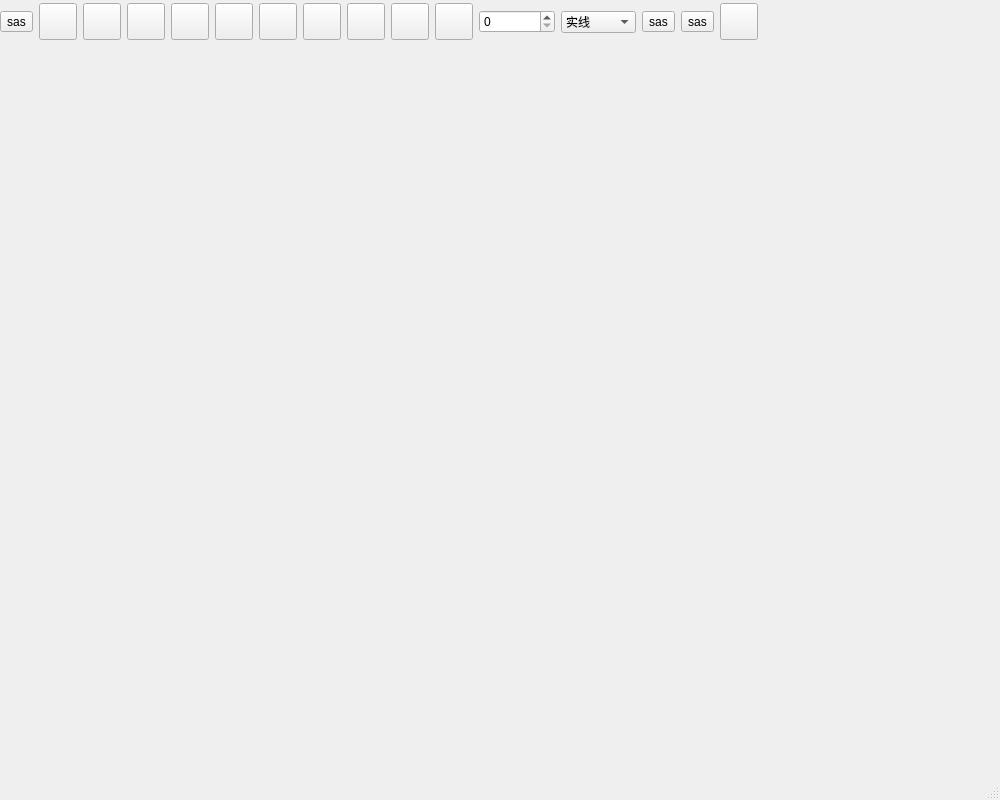
<?xml version="1.0" encoding="UTF-8"?>
<ui version="4.0">
 <class>MainWindow</class>
 <widget class="QMainWindow" name="MainWindow">
  <property name="geometry">
   <rect>
    <x>0</x>
    <y>0</y>
    <width>1000</width>
    <height>800</height>
   </rect>
  </property>
  <property name="windowTitle">
   <string>MainWindow</string>
  </property>
  <widget class="QWidget" name="centralwidget">
   <widget class="QWidget" name="horizontalLayoutWidget">
    <property name="geometry">
     <rect>
      <x>0</x>
      <y>0</y>
      <width>758</width>
      <height>44</height>
     </rect>
    </property>
    <layout class="QHBoxLayout" name="horizontalLayout_2">
     <item>
      <widget class="QToolButton" name="Line">
       <property name="text">
        <string>sas</string>
       </property>
       <property name="icon">
        <iconset resource="ico.qrc">
         <normaloff>:/new/ico/ico/line.png</normaloff>:/new/ico/ico/line.png</iconset>
       </property>
       <property name="iconSize">
        <size>
         <width>30</width>
         <height>30</height>
        </size>
       </property>
      </widget>
     </item>
     <item>
      <widget class="QToolButton" name="Circle">
       <property name="text">
        <string/>
       </property>
       <property name="icon">
        <iconset resource="ico.qrc">
         <normaloff>:/new/ico/ico/circle.png</normaloff>:/new/ico/ico/circle.png</iconset>
       </property>
       <property name="iconSize">
        <size>
         <width>30</width>
         <height>30</height>
        </size>
       </property>
      </widget>
     </item>
     <item>
      <widget class="QToolButton" name="oval">
       <property name="text">
        <string/>
       </property>
       <property name="icon">
        <iconset resource="ico.qrc">
         <normaloff>:/new/ico/ico/oval.png</normaloff>:/new/ico/ico/oval.png</iconset>
       </property>
       <property name="iconSize">
        <size>
         <width>30</width>
         <height>30</height>
        </size>
       </property>
      </widget>
     </item>
     <item>
      <widget class="QToolButton" name="rect">
       <property name="text">
        <string/>
       </property>
       <property name="icon">
        <iconset resource="ico.qrc">
         <normaloff>:/new/ico/ico/rect.png</normaloff>:/new/ico/ico/rect.png</iconset>
       </property>
       <property name="iconSize">
        <size>
         <width>30</width>
         <height>30</height>
        </size>
       </property>
      </widget>
     </item>
     <item>
      <widget class="QToolButton" name="Pol">
       <property name="text">
        <string/>
       </property>
       <property name="icon">
        <iconset resource="ico.qrc">
         <normaloff>:/new/ico/ico/pol.png</normaloff>:/new/ico/ico/pol.png</iconset>
       </property>
       <property name="iconSize">
        <size>
         <width>30</width>
         <height>30</height>
        </size>
       </property>
      </widget>
     </item>
     <item>
      <widget class="QToolButton" name="Curve">
       <property name="text">
        <string/>
       </property>
       <property name="icon">
        <iconset resource="ico.qrc">
         <normaloff>:/new/ico/ico/bzr.png</normaloff>:/new/ico/ico/bzr.png</iconset>
       </property>
       <property name="iconSize">
        <size>
         <width>30</width>
         <height>30</height>
        </size>
       </property>
      </widget>
     </item>
     <item>
      <widget class="QToolButton" name="bspline">
       <property name="text">
        <string/>
       </property>
       <property name="icon">
        <iconset resource="ico.qrc">
         <normaloff>:/new/ico/ico/cvMoVdQ-adjust-spline-clipart.png</normaloff>:/new/ico/ico/cvMoVdQ-adjust-spline-clipart.png</iconset>
       </property>
       <property name="iconSize">
        <size>
         <width>30</width>
         <height>30</height>
        </size>
       </property>
      </widget>
     </item>
     <item>
      <widget class="QToolButton" name="select">
       <property name="text">
        <string/>
       </property>
       <property name="icon">
        <iconset resource="ico.qrc">
         <normaloff>:/new/ico/ico/select.png</normaloff>:/new/ico/ico/select.png</iconset>
       </property>
       <property name="iconSize">
        <size>
         <width>30</width>
         <height>30</height>
        </size>
       </property>
      </widget>
     </item>
     <item>
      <widget class="QToolButton" name="move">
       <property name="text">
        <string/>
       </property>
       <property name="icon">
        <iconset resource="ico.qrc">
         <normaloff>:/new/ico/ico/move.png</normaloff>:/new/ico/ico/move.png</iconset>
       </property>
       <property name="iconSize">
        <size>
         <width>30</width>
         <height>30</height>
        </size>
       </property>
      </widget>
     </item>
     <item>
      <widget class="QToolButton" name="rotate">
       <property name="text">
        <string/>
       </property>
       <property name="icon">
        <iconset resource="ico.qrc">
         <normaloff>:/new/ico/ico/rotate.png</normaloff>:/new/ico/ico/rotate.png</iconset>
       </property>
       <property name="iconSize">
        <size>
         <width>30</width>
         <height>30</height>
        </size>
       </property>
      </widget>
     </item>
     <item>
      <widget class="QToolButton" name="scale">
       <property name="text">
        <string/>
       </property>
       <property name="icon">
        <iconset resource="ico.qrc">
         <normaloff>:/new/ico/ico/scale.png</normaloff>:/new/ico/ico/scale.png</iconset>
       </property>
       <property name="iconSize">
        <size>
         <width>30</width>
         <height>30</height>
        </size>
       </property>
      </widget>
     </item>
     <item>
      <widget class="QSpinBox" name="penwth">
       <property name="sizePolicy">
        <sizepolicy hsizetype="Minimum" vsizetype="Fixed">
         <horstretch>0</horstretch>
         <verstretch>0</verstretch>
        </sizepolicy>
       </property>
       <property name="maximumSize">
        <size>
         <width>16777215</width>
         <height>16777215</height>
        </size>
       </property>
      </widget>
     </item>
     <item>
      <widget class="QComboBox" name="pentype">
       <item>
        <property name="text">
         <string>实线</string>
        </property>
       </item>
       <item>
        <property name="text">
         <string>虚线</string>
        </property>
       </item>
       <item>
        <property name="text">
         <string>点画线</string>
        </property>
       </item>
      </widget>
     </item>
     <item>
      <widget class="QToolButton" name="color">
       <property name="text">
        <string>sas</string>
       </property>
       <property name="icon">
        <iconset resource="ico.qrc">
         <normaloff>:/new/ico/ico/color.png</normaloff>:/new/ico/ico/color.png</iconset>
       </property>
       <property name="iconSize">
        <size>
         <width>30</width>
         <height>30</height>
        </size>
       </property>
      </widget>
     </item>
     <item>
      <widget class="QToolButton" name="rubber">
       <property name="text">
        <string>sas</string>
       </property>
       <property name="icon">
        <iconset resource="ico.qrc">
         <normaloff>:/new/ico/ico/rubber.png</normaloff>:/new/ico/ico/rubber.png</iconset>
       </property>
       <property name="iconSize">
        <size>
         <width>30</width>
         <height>30</height>
        </size>
       </property>
      </widget>
     </item>
     <item>
      <widget class="QToolButton" name="Delall">
       <property name="text">
        <string/>
       </property>
       <property name="icon">
        <iconset resource="ico.qrc">
         <normaloff>:/new/ico/ico/delete.png</normaloff>:/new/ico/ico/delete.png</iconset>
       </property>
       <property name="iconSize">
        <size>
         <width>30</width>
         <height>30</height>
        </size>
       </property>
      </widget>
     </item>
    </layout>
   </widget>
  </widget>
  <widget class="QMenuBar" name="menubar">
   <property name="geometry">
    <rect>
     <x>0</x>
     <y>0</y>
     <width>1000</width>
     <height>22</height>
    </rect>
   </property>
  </widget>
  <widget class="QStatusBar" name="statusbar"/>
  <action name="action_Z">
   <property name="icon">
    <iconset>
     <normaloff>assets/ico/line.png</normaloff>assets/ico/line.png</iconset>
   </property>
   <property name="text">
    <string>直线(&amp;Z)</string>
   </property>
   <property name="shortcut">
    <string>Ctrl+Z</string>
   </property>
  </action>
  <action name="action_Z_2">
   <property name="text">
    <string>多边形(&amp;D)</string>
   </property>
   <property name="shortcut">
    <string>Ctrl+D</string>
   </property>
  </action>
  <action name="action_P">
   <property name="text">
    <string>平移(&amp;P)</string>
   </property>
   <property name="shortcut">
    <string>Ctrl+P</string>
   </property>
  </action>
  <action name="action_S">
   <property name="text">
    <string>缩放(&amp;S)</string>
   </property>
   <property name="shortcut">
    <string>Ctrl+S</string>
   </property>
  </action>
  <action name="action_X">
   <property name="text">
    <string>旋转(&amp;X）</string>
   </property>
   <property name="shortcut">
    <string>Ctrl+X</string>
   </property>
  </action>
 </widget>
 <resources>
  <include location="ico.qrc"/>
 </resources>
 <connections/>
</ui>
